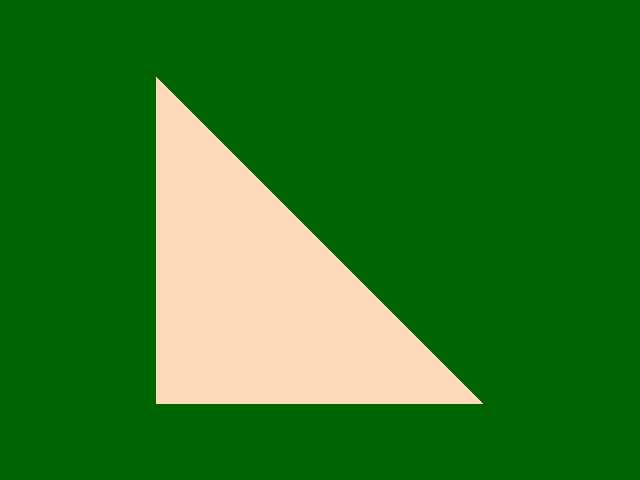

The script that drew this image:
#!/usr/bin/env python

# Render a triangle using vtkTriangle.

# Factory overrides: importing these modules registers the OpenGL rendering
# and interaction style implementations for vtkRenderingCore factory classes.
import vtkmodules.vtkInteractionStyle  # noqa: F401
import vtkmodules.vtkRenderingOpenGL2  # noqa: F401
# VTK pipeline classes used in this example
from vtkmodules.vtkCommonCore import vtkPoints
from vtkmodules.vtkCommonDataModel import (
    vtkCellArray,
    vtkPolyData,
    vtkTriangle,
)
from vtkmodules.vtkRenderingCore import (
    vtkActor,
    vtkPolyDataMapper,
    vtkRenderWindow,
    vtkRenderWindowInteractor,
    vtkRenderer,
)

# Colors (normalized RGB)
peach_puff_rgb = (1.0, 0.855, 0.725)
dark_green_background_rgb = (0.0, 0.392, 0.0)

# Data: three points defining a triangle
points = vtkPoints()
points.InsertNextPoint(1.0, 0.0, 0.0)
points.InsertNextPoint(0.0, 0.0, 0.0)
points.InsertNextPoint(0.0, 1.0, 0.0)

# Cell: a triangle referencing the three points
triangle = vtkTriangle()
triangle.GetPointIds().SetId(0, 0)
triangle.GetPointIds().SetId(1, 1)
triangle.GetPointIds().SetId(2, 2)

triangles = vtkCellArray()
triangles.InsertNextCell(triangle)

# Assemble the polydata
triangle_poly_data = vtkPolyData()
triangle_poly_data.SetPoints(points)
triangle_poly_data.SetPolys(triangles)

# Mapper: map the triangle to graphics primitives
mapper = vtkPolyDataMapper()
mapper.SetInputData(triangle_poly_data)

# Actor: set visual properties and color
actor = vtkActor()
actor.SetMapper(mapper)
actor.GetProperty().SetColor(peach_puff_rgb)

# Renderer: assemble the scene
renderer = vtkRenderer()
renderer.AddActor(actor)
renderer.SetBackground(dark_green_background_rgb)

# Window: display the rendered scene
render_window = vtkRenderWindow()
render_window.AddRenderer(renderer)
render_window.SetWindowName("triangle")
render_window.SetMultiSamples(0)
render_window.SetSize(640, 480)

# Interactor: handle mouse and keyboard events
render_window_interactor = vtkRenderWindowInteractor()
render_window_interactor.SetRenderWindow(render_window)

# Launch the interactive visualization
render_window_interactor.Initialize()
render_window_interactor.Start()
